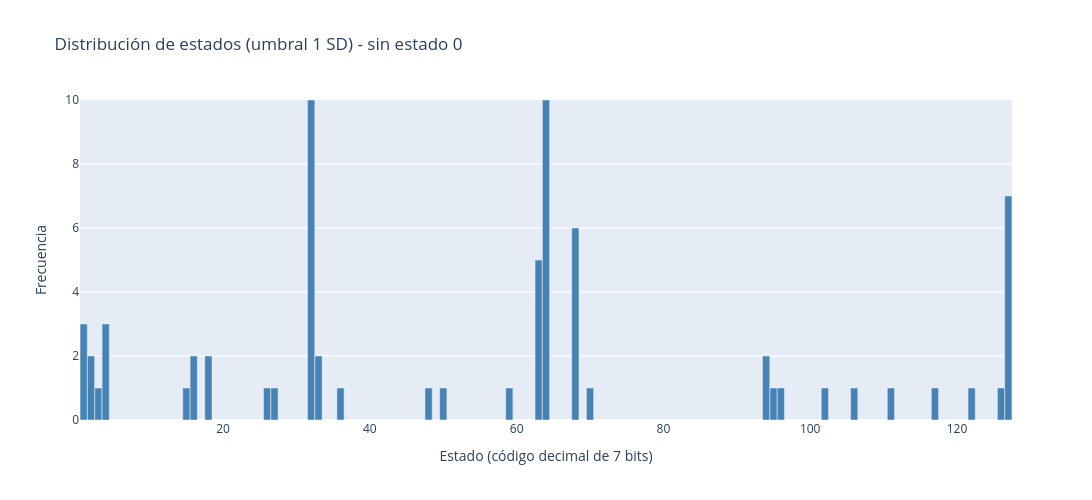

Write notebook code for a chart like this one.
### Markdown cell above
## Distribución de estados conjuntos (novedad)

Se calcula la frecuencia de cada uno de los 2^7 = 128 posibles patrones de activación. La distribución no es uniforme: algunos estados aparecen mucho más que otros, lo que indica que la actividad cerebral en reposo no es aleatoria y tiene una estructura preferente. Esto respalda la hipótesis de que existen patrones temporales no estocásticos.

### Code cell
import plotly.graph_objects as go
import numpy as np

# Calcular códigos de estado y frecuencias (suponiendo que binary_states ya existe)
weights = 2**np.arange(6, -1, -1)
state_codes = binary_states @ weights
unique, counts = np.unique(state_codes, return_counts=True)

# Filtrar el estado 0
mask_no_zero = unique != 0
unique_filt = unique[mask_no_zero]
counts_filt = counts[mask_no_zero]

# Máximo para el eje Y
y_max_global = max(counts_filt) if len(counts_filt) > 0 else 1

# Función para el hover text
def state_description(code):
    bits = [(code >> i) & 1 for i in range(6, -1, -1)]
    active_networks = [number_to_name[j] for j, bit in enumerate(bits, start=1) if bit]
    if not active_networks:
        return "Ninguna red activa"
    return " + ".join([f"Red {j} ({name})" for j, name in enumerate(active_networks, start=1)])

# Hover text (sin texto en las barras)
hover_texts = [f"Código: {code}<br>Redes activas: {state_description(code)}<br>Frecuencia: {count}" 
               for code, count in zip(unique_filt, counts_filt)]

# Crear figura SIN texto en las barras
fig = go.Figure(data=go.Bar(
    x=unique_filt,
    y=counts_filt,
    hovertext=hover_texts,
    hoverinfo='text',
    marker_color='steelblue',
    width=0.98          # barras más anchas (ocupan casi todo el espacio disponible)
))

# Ajustes del layout
fig.update_layout(
    title="Distribución de estados (umbral 1 SD) - sin estado 0",
    xaxis_title="Estado (código decimal de 7 bits)",
    yaxis_title="Frecuencia",
    yaxis=dict(range=[0, y_max_global]),
    width=1200,          # figura más ancha
    height=500,
    bargap=0.02          # espacio mínimo entre barras (para que sean más anchas)
)

fig.show()
# Guardar como HTML (interactivo)
fig.write_html("plot1.html")

### Figure 1 — Plotly figure (JSON) as saved in the notebook; plotly's stock layout.template omitted (floating-point values rounded to 4 significant figures)
{"data": [{"hoverinfo": "text", "hovertext": ["Código: 1<br>Redes activas: Red 1 (Default)<br>Frecuencia: 3", "Código: 2<br>Redes activas: Red 1 (Cont)<br>Frecuencia: 2", "Código: 3<br>Redes activas: Red 1 (Cont) + Red 2 (Default)<br>Frecuencia: 1", "Código: 4<br>Redes activas: Red 1 (Limbic)<br>Frecuencia: 3", "Código: 15<br>Redes activas: Red 1 (SalVentAttn) + Red 2 (Limbic) + Red 3 (Cont) + Red 4 (Default)<br>Frecuencia: 1", "Código: 16<br>Redes activas: Red 1 (DorsAttn)<br>Frecuencia: 2", "Código: 18<br>Redes activas: Red 1 (DorsAttn) + Red 2 (Cont)<br>Frecuencia: 2", "Código: 26<br>Redes activas: Red 1 (DorsAttn) + Red 2 (SalVentAttn) + Red 3 (Cont)<br>Frecuencia: 1", "Código: 27<br>Redes activas: Red 1 (DorsAttn) + Red 2 (SalVentAttn) + Red 3 (Cont) + Red 4 (Default)<br>Frecuencia: 1", "Código: 32<br>Redes activas: Red 1 (SomMot)<br>Frecuencia: 10", "Código: 33<br>Redes activas: Red 1 (SomMot) + Red 2 (Default)<br>Frecuencia: 2", "Código: 36<br>Redes activas: Red 1 (SomMot) + Red 2 (Limbic)<br>Frecuencia: 1", "Código: 48<br>Redes activas: Red 1 (SomMot) + Red 2 (DorsAttn)<br>Frecuencia: 1", "Código: 50<br>Redes activas: Red 1 (SomMot) + Red 2 (DorsAttn) + Red 3 (Cont)<br>Frecuencia: 1", "Código: 59<br>Redes activas: Red 1 (SomMot) + Red 2 (DorsAttn) + Red 3 (SalVentAttn) + Red 4 (Cont) + Red 5 (Default)<br>Frecuencia: 1", "Código: 63<br>Redes activas: Red 1 (SomMot) + Red 2 (DorsAttn) + Red 3 (SalVentAttn) + Red 4 (Limbic) + Red 5 (Cont) + Red 6 (Default)<br>Frecuencia: 5", "Código: 64<br>Redes activas: Red 1 (Vis)<br>Frecuencia: 10", "Código: 68<br>Redes activas: Red 1 (Vis) + Red 2 (Limbic)<br>Frecuencia: 6", "Código: 70<br>Redes activas: Red 1 (Vis) + Red 2 (Limbic) + Red 3 (Cont)<br>Frecuencia: 1", "Código: 94<br>Redes activas: Red 1 (Vis) + Red 2 (DorsAttn) + Red 3 (SalVentAttn) + Red 4 (Limbic) + Red 5 (Cont)<br>Frecuencia: 2", "Código: 95<br>Redes activas: Red 1 (Vis) + Red 2 (DorsAttn) + Red 3 (SalVentAttn) + Red 4 (Limbic) + Red 5 (Cont) + Red 6 (Default)<br>Frecuencia: 1", "Código: 96<br>Redes activas: Red 1 (Vis) + Red 2 (SomMot)<br>Frecuencia: 1", "Código: 102<br>Redes activas: Red 1 (Vis) + Red 2 (SomMot) + Red 3 (Limbic) + Red 4 (Cont)<br>Frecuencia: 1", "Código: 106<br>Redes activas: Red 1 (Vis) + Red 2 (SomMot) + Red 3 (SalVentAttn) + Red 4 (Cont)<br>Frecuencia: 1", "Código: 111<br>Redes activas: Red 1 (Vis) + Red 2 (SomMot) + Red 3 (SalVentAttn) + Red 4 (Limbic) + Red 5 (Cont) + Red 6 (Default)<br>Frecuencia: 1", "Código: 117<br>Redes activas: Red 1 (Vis) + Red 2 (SomMot) + Red 3 (DorsAttn) + Red 4 (Limbic) + Red 5 (Default)<br>Frecuencia: 1", "Código: 122<br>Redes activas: Red 1 (Vis) + Red 2 (SomMot) + Red 3 (DorsAttn) + Red 4 (SalVentAttn) + Red 5 (Cont)<br>Frecuencia: 1", "Código: 126<br>Redes activas: Red 1 (Vis) + Red 2 (SomMot) + Red 3 (DorsAttn) + Red 4 (SalVentAttn) + Red 5 (Limbic) + Red 6 (Cont)<br>Frecuencia: 1", "Código: 127<br>Redes activas: Red 1 (Vis) + Red 2 (SomMot) + Red 3 (DorsAttn) + Red 4 (SalVentAttn) + Red 5 (Limbic) + Red 6 (Cont) + Red 7 (Default)<br>Frecuencia: 7"], "marker": {"color": "steelblue"}, "type": "bar", "width": 0.98, "x": [1, 2, 3, 4, 15, 16, 18, 26, 27, 32, 33, 36, 48, 50, 59, 63, 64, 68, 70, 94, 95, 96, 102, 106, 111, 117, 122, 126, 127], "y": [3, 2, 1, 3, 1, 2, 2, 1, 1, 10, 2, 1, 1, 1, 1, 5, 10, 6, 1, 2, 1, 1, 1, 1, 1, 1, 1, 1, 7]}], "layout": {"bargap": 0.02, "height": 500, "title": {"text": "Distribución de estados (umbral 1 SD) - sin estado 0"}, "width": 1200, "xaxis": {"title": {"text": "Estado (código decimal de 7 bits)"}}, "yaxis": {"range": [0, 10], "title": {"text": "Frecuencia"}}}}
